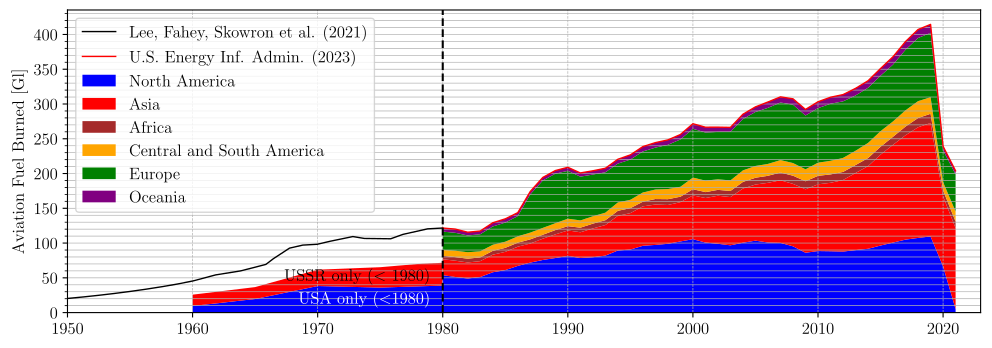

Here is the Python script that generated this plot:
#%%
# runs code as interactive cell 
# https://code.visualstudio.com/docs/python/jupyter-support-py

# IMPORTS #######################################

# plotting
import matplotlib.pyplot as plt
import matplotlib.font_manager as font_manager
# unit conversion
cm = 1/2.54 # for inches-cm conversion
# time manipulation
from datetime import datetime
# country manipulation
import country_converter as coco

# data science
import numpy as np
import pandas as pd

# i/o
from pathlib import PurePath, Path

# SETUP #########################################

plt.rcParams.update({
    "text.usetex": True,
    "font.family": "Arial",
    "font.sans-serif": "Computer Modern",
    'font.size': 12
})

# DATA IMPORT ###################################

df_co2_historical = pd.read_excel(
    io = 'data/data.xlsx',
    sheet_name = 'Global Aviation CO2',
    usecols = lambda column: column in [
        'Year',
        'Annual Emissions [kg(CO2)]',
    ],
    dtype={
        'year': float,
        'Annual Emissions [kg(CO2)]': float,
    },
    header = 0,
    engine = 'openpyxl'
)
df_fuel_global_ipcc = pd.read_excel( # no longer needed
    io = 'data/data.xlsx',
    sheet_name = 'Fuel Use Global (IPCC)',
    usecols = lambda column: column in [
        'Year',
        'Fuel Burned [Gl]',
    ],
    dtype={
        'Year': float,
        'Fuel Burned [Gl]': float,
    },
    header = 0,
    engine = 'openpyxl'
)
df_fuel_usa = pd.read_excel(
    io = 'data/data.xlsx',
    sheet_name = 'Fuel Use USA',
    usecols = lambda column: column in [
        'Year',
        'Total [Gl]',
    ],
    dtype={
        'Year': float,
        'Total [Gl]': float,
    },
    header = 0,
    engine = 'openpyxl'
)
df_fuel_ussr = pd.read_excel(
    io = 'data/data.xlsx',
    sheet_name = 'Fuel Use USSR',
    usecols = lambda column: column in [
        'Year',
        'Total [Gl]',
    ],
    dtype={
        'Year': float,
        'Total [Gl]': float,
    },
    header = 0,
    engine = 'openpyxl'
)
df_fuel_global = pd.read_excel(
    io = 'data/data.xlsx',
    sheet_name = 'Fuel Use Global (EIA)',
    header = 0,
    index_col = 0,
    engine = 'openpyxl'
).drop(columns=['Source'])

# DATA MANIPULATION #############################

df_fuel_usa = df_fuel_usa[df_fuel_usa['Year'] <= 1980]
df_fuel_ussr = df_fuel_ussr[df_fuel_ussr['Year'] <= 1980]

# extrapolate data
# https://docs.scipy.org/doc/scipy/tutorial/interpolate/1D.html
years_complete = np.arange(1960, 1981, 1)

df_fuel_ussr_extrapolated = pd.DataFrame()
df_fuel_ussr_extrapolated['Year'] = years_complete
df_fuel_ussr_extrapolated['Total [Gl]'] = np.interp(
    x = years_complete,
    xp = df_fuel_ussr['Year'],
    fp = df_fuel_ussr['Total [Gl]']
)

df_fuel_usa_extrapolated = pd.DataFrame()
df_fuel_usa_extrapolated['Year'] = years_complete
df_fuel_usa_extrapolated['Total [Gl]'] = np.interp(
    x = years_complete,
    xp = df_fuel_usa['Year'],
    fp = df_fuel_usa['Total [Gl]']
)

# transpose dataframe
df_fuel_global_t = df_fuel_global.transpose()
df_fuel_global_t = df_fuel_global_t.rename_axis("Year")

# convert million metric tonnes to Gl
# https://aviationbenefits.org/environmental-efficiency/climate-action/sustainable-aviation-fuel/conversions-for-saf/
df_fuel_global_t = df_fuel_global_t.apply(pd.to_numeric, errors='coerce')
df_fuel_global_t = df_fuel_global_t * (1250000/1E9)

# sum total fuel burn after 1980
df_fuel_global_t['Total [Gl]'] = df_fuel_global_t.sum(axis=1)

df_co2_historical = df_co2_historical[df_co2_historical['Year'] <= 1980]

# peg co2 emissions data to fuel burn data
conversion_factor = df_fuel_global_t['Total [Gl]'].iloc[0] / df_co2_historical['Annual Emissions [kg(CO2)]'].iloc[-1]
df_co2_historical['Fuel Burned [Gl]'] = df_co2_historical['Annual Emissions [kg(CO2)]'] * conversion_factor

# classify countries by region

df_fuel_global = df_fuel_global.reset_index()
df_fuel_global = df_fuel_global.melt(id_vars='Country')

unmatched_regions_dict = {
    'Former Serbia and Montenegro': 'Western Europe',
    'Former U.S.S.R.': 'Eastern Europe',
    'Former Yugoslavia': 'Eastern Europe',
    'Germany, East': 'Eastern Europe',
    'Germany, West': 'Western Europe',
    'Hawaiian Trade Zone': 'Oceania',
    'Netherlands Antilles': 'Western Europe',
    'U.S. Pacific Islands': 'Oceania',
    'U.S. Territories': 'North America',
    'Wake Island': 'Oceania',
}

# get list either from Wikipedia https://en.wikipedia.org/wiki/United_Nations_geoscheme
# of from coco.CountryConverter().UNregion['UNregion'].unique().tolist()
my_regions_dict = {
    'Southern Asia': 'Asia',
    'Northern Europe': 'Europe',
    'Southern Europe': 'Europe',
    'Northern Africa': 'Africa',
    'Polynesia': 'Oceania',
    'Middle Africa': 'Africa',
    'Caribbean': 'Central and South America',
    'Antarctica': 'Central and South America',
    'South America': 'Central and South America',
    'Western Asia': 'Asia',
    'Australia and New Zealand': 'Oceania',
    'Western Europe': 'Europe',
    'Eastern Europe': 'Europe',
    'Central America': 'Central and South America',
    'Western Africa': 'Africa',
    'Northern America': 'North America',
    'Southern Africa': 'Africa',
    'Eastern Africa': 'Africa',
    'South-eastern Asia': 'Asia',
    'Eastern Asia': 'Asia',
    'Melanesia': 'Oceania',
    'Micronesia': 'Oceania',
    'Central Asia': 'Asia',
}
my_regions_list = list(set(my_regions_dict.values()))

def add_country_classifications(
    df: pd.DataFrame,
    country_code_column: str,
    coco_classification: str,
) -> pd.DataFrame:
    """
    Group countries according to a country-converter ("coco") supported classification,
    then sum the values of the relevant columns.

    See Also
    --------
    https://github.com/IndEcol/country_converter?tab=readme-ov-file#classification-schemes
    """
    column_name_country_classification: str = 'country_classification_' + coco_classification
    df[column_name_country_classification] = coco.convert(
        names = df[country_code_column].tolist(),
        to = coco_classification,
        not_found = None,
    )
    df[column_name_country_classification] = df[column_name_country_classification].replace(unmatched_regions_dict)
    return df


df_grouped_unregion = add_country_classifications(
    df = df_fuel_global,
    country_code_column = 'Country',
    coco_classification = 'UNregion',
)

df_grouped_region = df_grouped_unregion.copy()
df_grouped_region['region'] = df_grouped_unregion['country_classification_UNregion'].replace(my_regions_dict)
df_grouped_region['value'] = df_grouped_region['value'].apply(pd.to_numeric, errors='coerce')
df_grouped_region['value'] = df_grouped_region['value'] * (1250000/1E9)
df_grouped_region = df_grouped_region[['variable', 'region', 'value']].groupby(['variable', 'region']).sum().reset_index()

# back to wide format
df_fuel_global_regions = df_grouped_region.pivot(index='variable', columns='region', values='value').reset_index()

# FIGURE ########################################

# SETUP ######################

fig, ax = plt.subplots(
        num = 'main',
        nrows = 1,
        ncols = 1,
        dpi = 300,
        figsize=(30*cm, 10*cm), # A4=(210x297)mm,
    )

# DATA #######################

# AXIS LIMITS ################

ax.set_xlim(
    1950,
    2023
)

# TICKS AND LABELS ###########

ax.minorticks_on()
ax.tick_params(axis='x', which='minor', bottom=False)

# GRIDS ######################

ax.grid(which='both', axis='y', linestyle='-', linewidth = 0.5)
ax.grid(which='major', axis='x', linestyle='--', linewidth = 0.5)

# AXIS LABELS ################

ax.set_ylabel("Aviation Fuel Burned [Gl]")

# PLOTTING ###################


ax.plot(
    df_co2_historical['Year'],
    df_co2_historical['Fuel Burned [Gl]'],
    color = 'black',
    linewidth = 1,
    label = 'Lee, Fahey, Skowron et al. (2021)'
)
ax.plot(
    df_fuel_global_t.index,
    df_fuel_global_t['Total [Gl]'],
    color = 'red',
    linewidth = 1,
    label = 'U.S. Energy Inf. Admin. (2023)'
)

ax.stackplot(
    df_fuel_usa_extrapolated['Year'],
    df_fuel_usa_extrapolated['Total [Gl]'],
    df_fuel_ussr_extrapolated['Total [Gl]'],
    colors = ['blue', 'red'],
    linewidth = 1,
)

ax.stackplot(
    df_fuel_global_regions['variable'],
    df_fuel_global_regions['North America'],
    df_fuel_global_regions['Asia'],
    df_fuel_global_regions['Africa'],
    df_fuel_global_regions['Central and South America'],
    df_fuel_global_regions['Europe'],
    df_fuel_global_regions['Oceania'],
    colors = ['blue', 'red', 'brown', 'orange', 'green', 'purple'],
    linewidth = 1,
    labels = ['North America', 'Asia', 'Africa', 'Central and South America', 'Europe', 'Oceania']
)

ax.axvline(x=1980, color='black', linestyle='--')

# LEGEND ####################

ax.legend(
    loc='upper left',
)
ax.annotate(
    'USSR only ($<$ 1980)',  # Text to display in the annotation box
    xy=(1980 - 1, 40),  # Position of the upper end of the vertical line
    ha='right',  # Horizontal alignment of the text
    va='bottom'  # Vertical alignment of the text
)
ax.annotate(
    'USA only ($<$1980)',  # Text to display in the annotation box
    xy=(1980 - 1, 7),  # Position of the upper end of the vertical line
    ha='right',  # Horizontal alignment of the text
    va='bottom',  # Vertical alignment of the text
    color = 'white'
)

# EXPORT #########################################

figure_name: str = str(Path.cwd().stem + '.pdf')

plt.savefig(
    fname = figure_name,
    format="pdf",
    bbox_inches='tight',
    transparent = False
)
# %%
